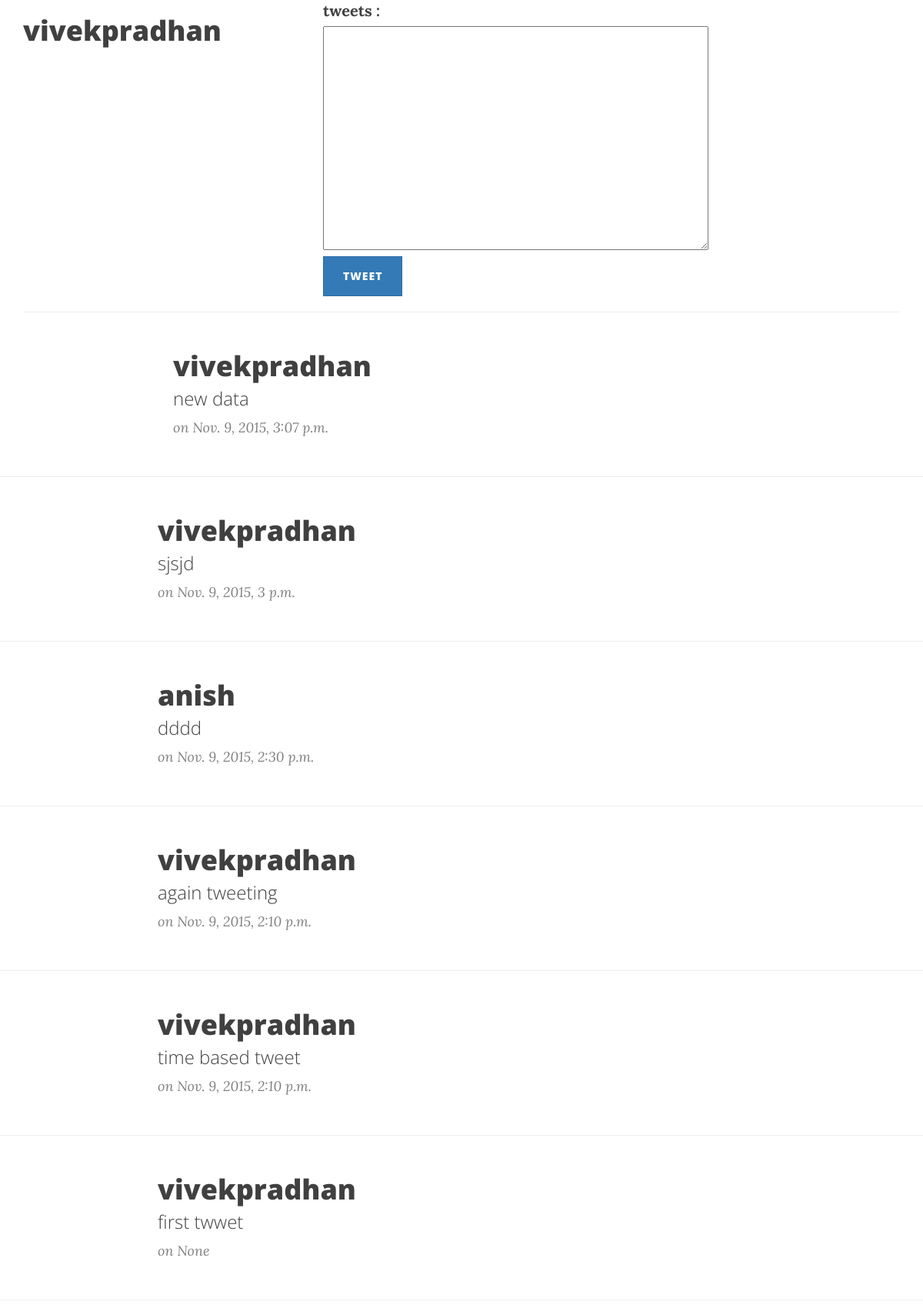
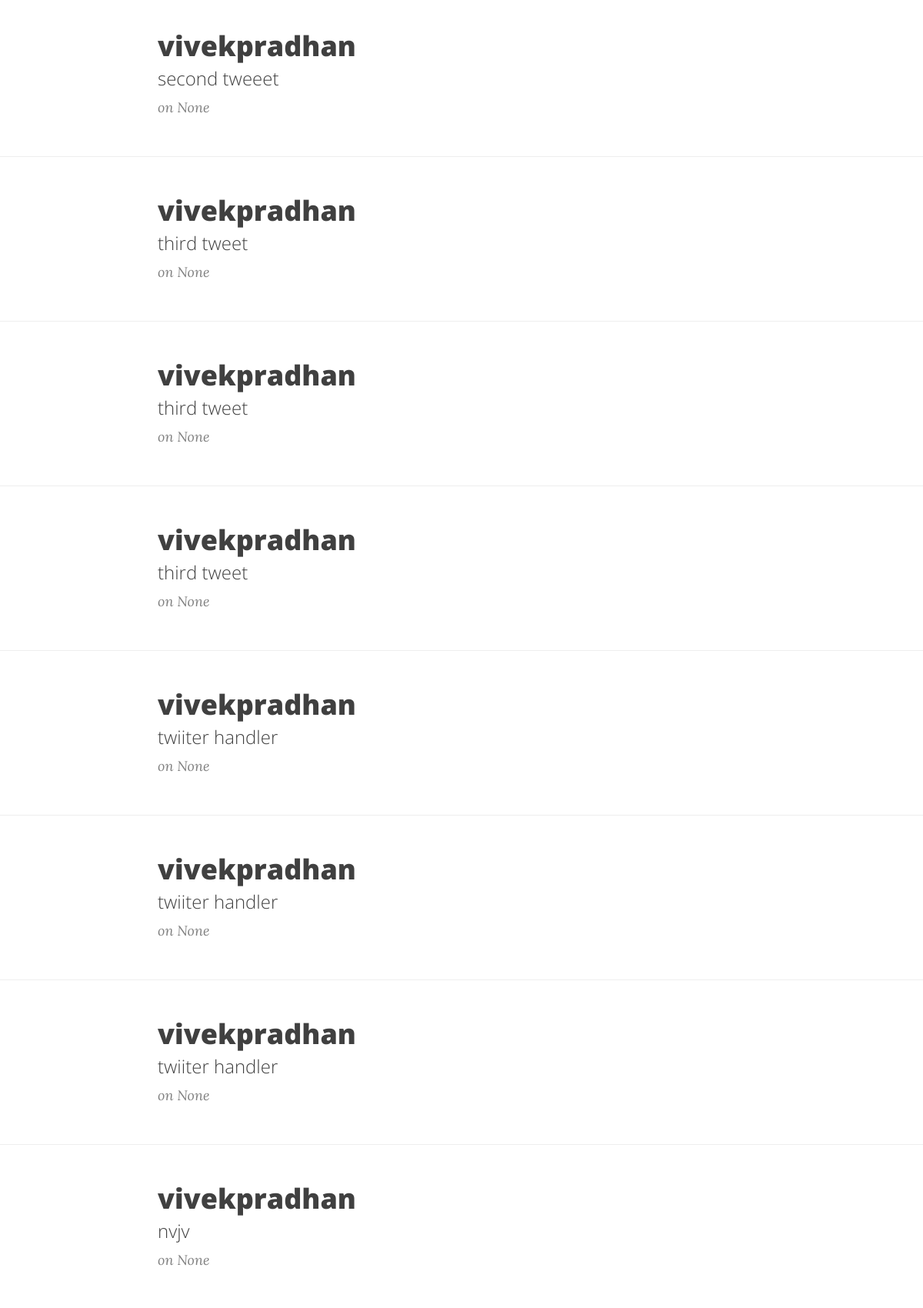
The page / (signed in, upper part) on the database its author committed (2 pictures, top to bottom).
### tweets/models.py (models this page shows, shortened)
class Tweets(models.Model):
    text=models.TextField(' tweets ' , max_length = 150 , db_index = True )
    author=models.ForeignKey (User, verbose_name = ' author ')
    created=models.DateTimeField(' creation time ' , auto_now_add = True )
    class Meta:
        ordering = ['-created']

### tweets/views.py (the view)
# urls.py: url(r'^',views.home,name='home'),
def home(request):
    if "user" in request.session:
        u1=User.objects.get(username=request.session["user"])
        t1=Tweeter.objects.get(user=u1)
        folowing=t1.following.all()
        all_tweets=Tweets.objects.filter(Q(author=u1) | Q(author__in=folowing))
        context={
        'forms':TweetForm(),
        'tweets':all_tweets
        }
        return render(request,'tweets.html',context)
    else:
        context={
        'forms':UserForm()
        }
        return render(request,'login.html',context)

### tweets/forms.py
class TweetForm(forms.ModelForm):
    class Meta:
        model=Tweets
        fields=(
            'text',
            )

### templates/tweets.html (shortened to what this page needs)
{% extends "base.html" %}
{%block tweet%}
    <div class="container">
<div class="row equal">
      <div class="col-xs-6 col-sm-4">
        <h1>{{request.session.user}}</h1>
      </div>
      <div class="col-xs-6 col-sm-4">
            <form class="form-actions" method="post" action="{% url 'store' %}">
    {{forms}}
    <input type="submit" class="btn btn-primary btn-md" value="Tweet">
    </form>
      </div>
    </div>
     {% for tweet in tweets%}
    <hr>
        <div class="row">
            <div class="col-lg-8 col-lg-offset-2 col-md-10 col-md-offset-1">
                <div class="post-preview">
                    <a href="post.html">
                        <h2 class="post-title">
                            {{tweet.author.username}}
                        </h2>
                        <h3 class="post-subtitle">
                            {{tweet.text}}
                        </h3>
                    </a>
                    <p class="post-meta"><a href="#"></a> on {{tweet.created}}</p>
                </div>
                </div>
                </div>
                </div></hr>
          {%endfor%}
{%endblock%}

### templates/base.html (shortened to what this page needs)
<!DOCTYPE html>
<html lang="en">
<head>
 {% include 'css.html'%}
</head>
<body>
{% block tweet%}
{% endblock %}
</body>
</html>

### templates/css.html (shortened to what this page needs)
{% load staticfiles %}
    <link href="{% static 'css/bootstrap.min.css' %}" rel="stylesheet">
    <link href="{% static 'css/clean-blog.min.css' %}" rel="stylesheet">
    <link href="http://maxcdn.bootstrapcdn.com/font-awesome/4.1.0/css/font-awesome.min.css" rel="stylesheet" type="text/css">

### templates/js.html (shortened to what this page needs)
{% load staticfiles %}

### rows shown on the page
Tweets: author.username "vivekpradhan", text "new data", created "Nov. 9, 2015, 3:07 p.m."
Tweets: author.username "vivekpradhan", text "sjsjd", created "Nov. 9, 2015, 3 p.m."
Tweets: author.username "anish", text "dddd", created "Nov. 9, 2015, 2:30 p.m."
Tweets: author.username "vivekpradhan", text "again tweeting", created "Nov. 9, 2015, 2:10 p.m."
Tweets: author.username "vivekpradhan", text "time based tweet", created "Nov. 9, 2015, 2:10 p.m."
Tweets: author.username "vivekpradhan", text "first twwet", created "None"
Tweets: author.username "vivekpradhan", text "second tweeet", created "None"
Tweets: author.username "vivekpradhan", text "third tweet", created "None"
Tweets: author.username "vivekpradhan", text "third tweet", created "None"
Tweets: author.username "vivekpradhan", text "third tweet", created "None"
Tweets: author.username "vivekpradhan", text "twiiter handler", created "None"
Tweets: author.username "vivekpradhan", text "twiiter handler", created "None"
Tweets: author.username "vivekpradhan", text "twiiter handler", created "None"
Tweets: author.username "vivekpradhan", text "nvjv", created "None"

### other values the page prints
{{ request.session.user }} "vivekpradhan"
